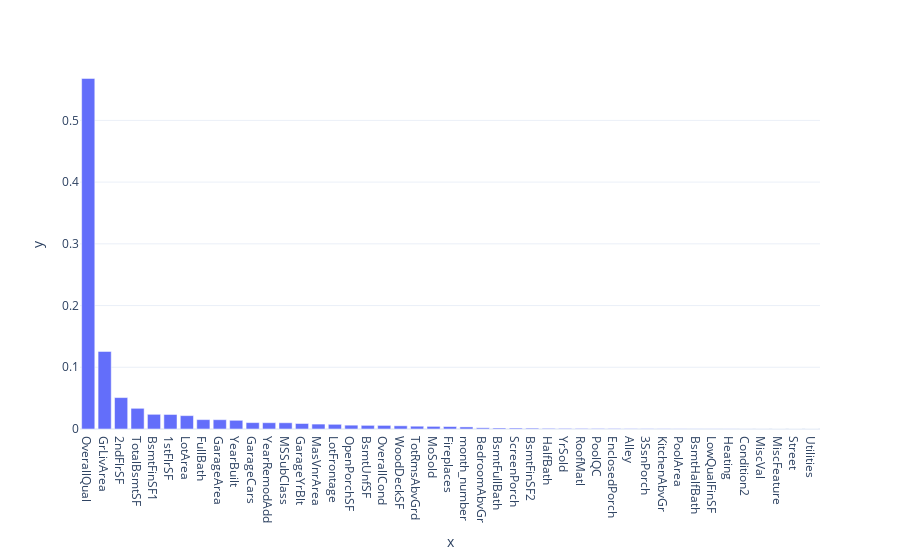

The notebook cell saved with this chart:
### Code cell
pipe.plot_feature_importances()

### Figure 1 — Plotly figure (JSON) as saved in the notebook; plotly's stock layout.template omitted (floating-point values rounded to 4 significant figures)
{"data": [{"alignmentgroup": "True", "hovertemplate": "x=%{x}<br>y=%{y}<extra></extra>", "legendgroup": "", "marker": {"color": "#636efa"}, "name": "", "offsetgroup": "", "orientation": "v", "showlegend": false, "textposition": "auto", "type": "bar", "x": ["OverallQual", "GrLivArea", "2ndFlrSF", "TotalBsmtSF", "BsmtFinSF1", "1stFlrSF", "LotArea", "FullBath", "GarageArea", "YearBuilt", "GarageCars", "YearRemodAdd", "MSSubClass", "GarageYrBlt", "MasVnrArea", "LotFrontage", "OpenPorchSF", "BsmtUnfSF", "OverallCond", "WoodDeckSF", "TotRmsAbvGrd", "MoSold", "Fireplaces", "month_number", "BedroomAbvGr", "BsmtFullBath", "ScreenPorch", "BsmtFinSF2", "HalfBath", "YrSold", "RoofMatl", "PoolQC", "EnclosedPorch", "Alley", "3SsnPorch", "KitchenAbvGr", "PoolArea", "BsmtHalfBath", "LowQualFinSF", "Heating", "Condition2", "MiscVal", "MiscFeature", "Street", "Utilities"], "xaxis": "x", "y": [0.5679, 0.1257, 0.05092, 0.03352, 0.02379, 0.02355, 0.02166, 0.01522, 0.01506, 0.01409, 0.01037, 0.01022, 0.01012, 0.008932, 0.007967, 0.007615, 0.006207, 0.00592, 0.005839, 0.005202, 0.004543, 0.004254, 0.003999, 0.003365, 0.001957, 0.001657, 0.001563, 0.001411, 0.001072, 0.0009805, 0.0009393, 0.0008674, 0.0008443, 0.0006049, 0.00051, 0.0004032, 0.0002862, 0.0002524, 0.000248, 0.0002144, 0.0001006, 7.635e-05, 4.445e-05, 9.274e-06, 5.272e-07], "yaxis": "y"}], "layout": {"barmode": "relative", "legend": {"tracegroupgap": 0}, "margin": {"t": 60}, "xaxis": {"anchor": "y", "domain": [0, 1], "title": {"text": "x"}}, "yaxis": {"anchor": "x", "domain": [0, 1], "title": {"text": "y"}}}}
